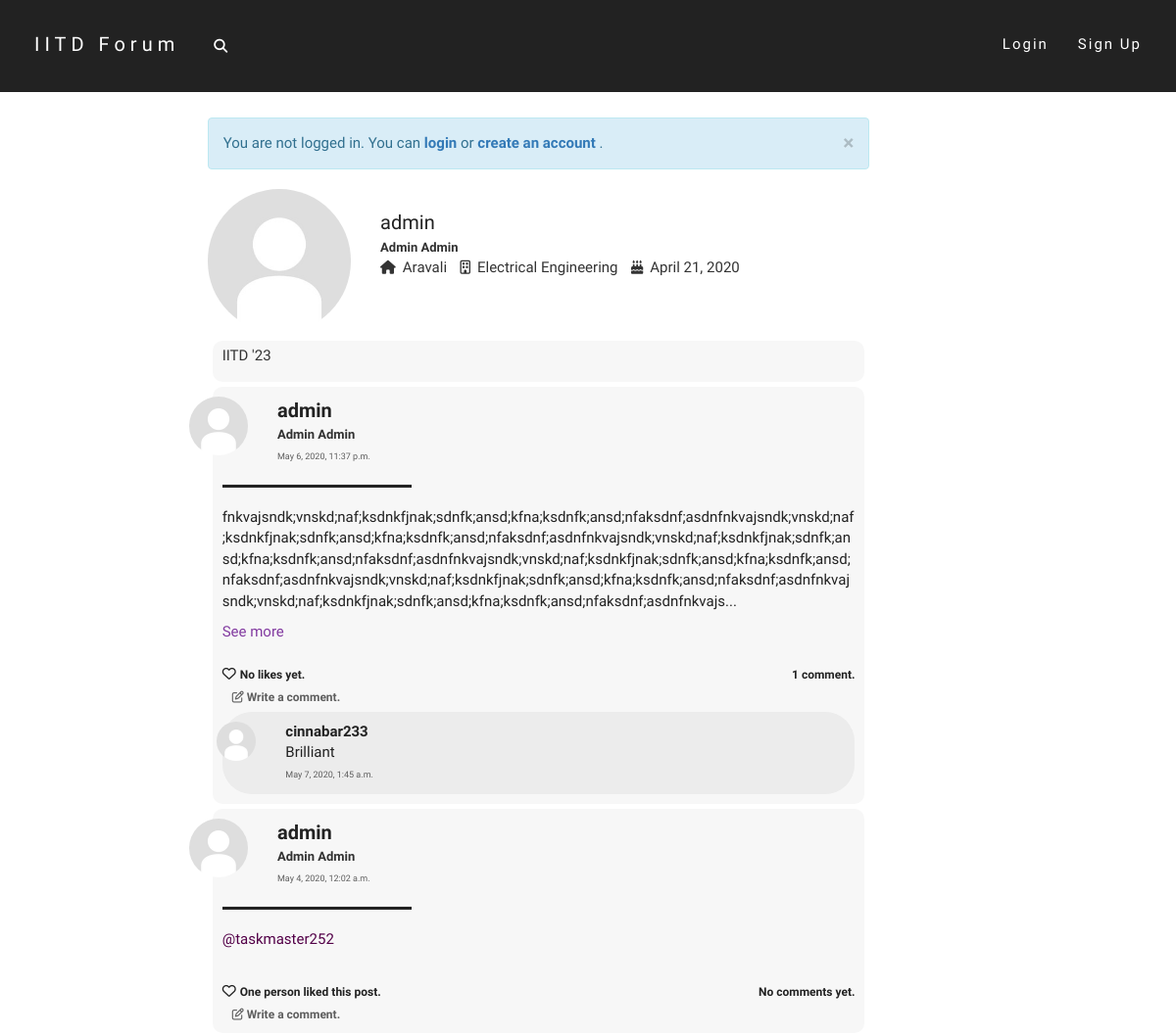
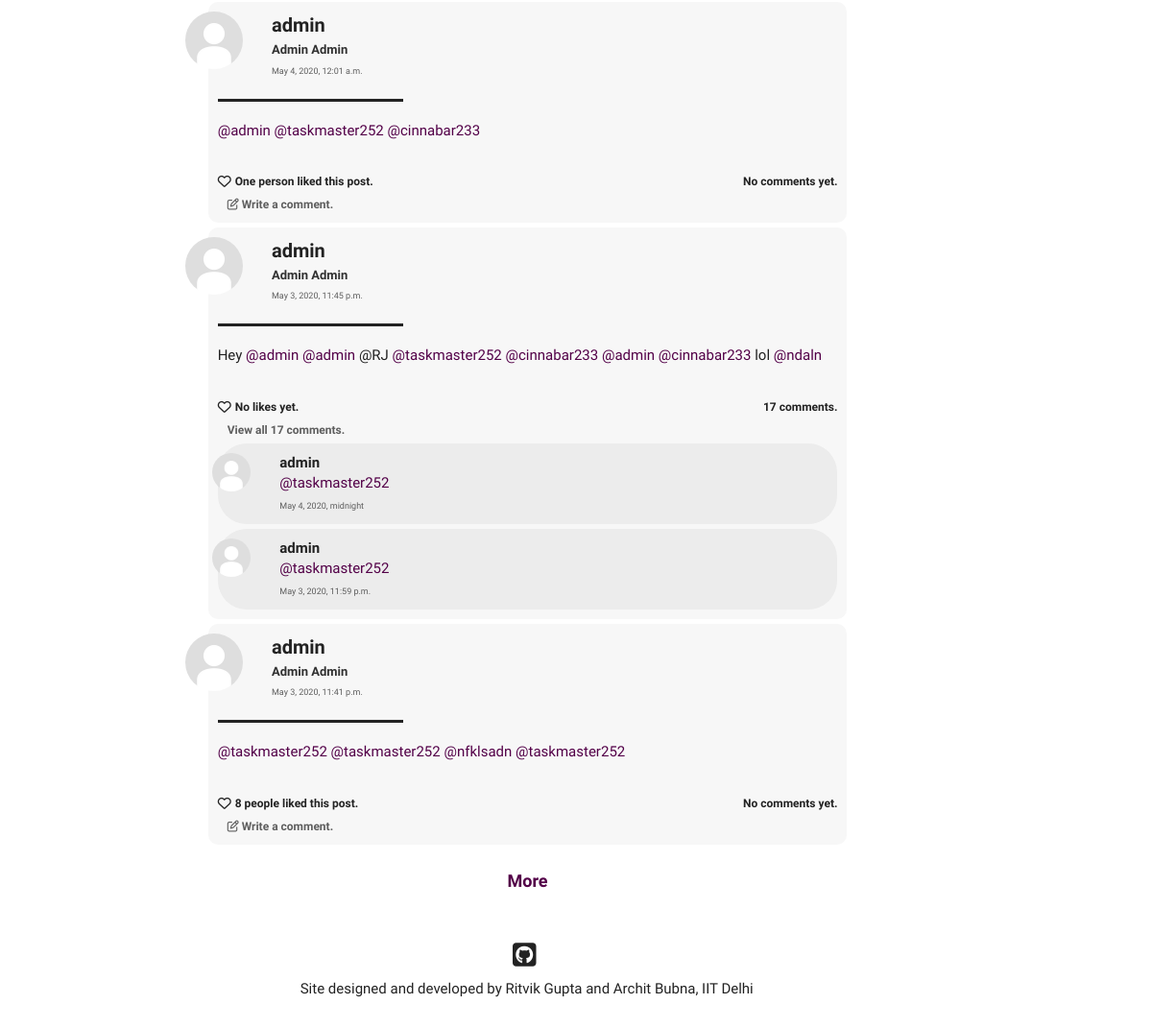
Screenshot of /users/admin/ with the database file from the repository (2 pictures, top to bottom).
### users/models.py (models this page shows, shortened)
class Profile(models.Model):
    parent_user = models.OneToOneField(User, on_delete=models.CASCADE)
    date_of_birth = models.DateField()
    first_name = models.CharField(max_length=50)
    last_name = models.CharField(max_length=50)
    dept = models.CharField(max_length=100, default="None")
    hostel = models.CharField(max_length=100, default="None")
    image = models.ImageField(default='default.jpg',upload_to='profile-pics')
    bio = models.TextField(default='', max_length=200)
    def full_name(self):
        return self.first_name + ' ' + self.last_name

### post/models.py (models this page shows, shortened)
class Post(models.Model):
    text = models.TextField(max_length = 5000)
    author = models.ForeignKey(User, on_delete = models.CASCADE)
    pub_date = models.DateTimeField(default = timezone.now())

class Comment(models.Model):
    parent_post = models.ForeignKey(Post, on_delete = models.CASCADE)
    text = models.CharField(max_length = 500)
    author = models.ForeignKey(User, on_delete = models.CASCADE)
    pub_date = models.DateTimeField(default = timezone.now())

class PostLike(models.Model):
    parent_post = models.OneToOneField(Post, on_delete=models.CASCADE)
    likers = models.ManyToManyField(User, blank=True)

### users/views.py (the view)
# urls.py: path('<str:u_name>/', views.profile_view, name='profile_view'),
def profile_view(request, u_name):
    try:
        user = User.objects.get(username=u_name)
    except User.DoesNotExist:
        raise Http404("ERROR 404: User does not exist")
    posts = user.post_set.all().order_by('-pub_date')
    page = request.GET.get('page', 1)
    paginator = Paginator(posts, 5)
    try:
        posts_list = paginator.page(page)
    except PageNotAnInteger:
        posts_list = paginator.page(1)
    except EmptyPage:
        posts_list = paginator.page(paginator.num_pages)
    return render(request, 'users/profile.html', {'user': user, 'posts':posts_list, 'title': user.username})

### users/templates/users/profile.html (shortened to what this page needs)
{% extends "post/base.html" %}
{% load post_filters %}
{% block content %}
    <div class="row">
        <div class="col-md-3 profile-img-div">
            {% if request.user == user %}
                <a href="#" id="edit-image-toggle" data-toggle="modal" data-target="#edit-image-modal" target="_blank">
                    <img class="img-circle img-responsive profile-pic" style="float: left;" width=150 height=150 src="{{ user.profile.image.url }}" alt="default.jpg">
                </a>
            {% else %}
                <img class="img-circle img-responsive profile-pic" style="float: left;" width=150 height=150 src="{{ user.profile.image.url }}" alt="default.jpg">
            {% endif %}
        </div>
        <div class="col-md-9 profile-details-div">
            <br>
            <font class="username-font">
                {{user.username}}
            </font>
            <br>
            <font class="name-font">
                {{user.profile.full_name}}
            </font>
            <ul class="list-inline">
                <li>
                    <i class="fas fa-home"></i>&nbsp;
                    <font class="details-font">{{user.profile.hostel}}</font>
                </li>
                <li>
                    <i class="far fa-building"></i>&nbsp;
                    <font class="details-font">{{user.profile.dept}}</font>
                </li>
                <li>
                    <i class="fas fa-birthday-cake"></i>&nbsp;
                    <font class="details-font">{{user.profile.date_of_birth}}</font>
                </li>
            </ul>
        </div>
    </div>
    <div class="bio-div">
        <font class="bio-font">
            {% if user.profile.bio %}
                {{user.profile.bio|urlize|linebreaks|tagize|safe}}
            {% else %}
                No bio yet.
            {% endif %}
        </font>
    </div>
    <div class="infinite-container">
    {% for post in posts %}
    <div class="infinite-item">
        <div class="home-post-div"  id="post-{{ post.id }}-div">
            <div class="row">
                <div class="col-md-1">
                    <img class="img-circle profile-pic" width=60 height=60 src="{{ post.author.profile.image.url }}" alt="default.jpg">
                </div>
                <div class="col-md-10">
                    <font class="username-font">
                        <b>{{post.author.username}}</b>
                    </font>
                    <br>
                    <font class="name-font">
                        {{post.author.profile.full_name}}
                    </font>
                    <br>
                    <a href="{% url 'post:post_view' post.id %}" class="date-font">
                        {{post.pub_date}}
                    </a>
                </div>
                <div class="col-md-1 delete-div">
                </div>
            </div>
            <hr class="hr1" align="left">
            <font class="post-content-font">
                {% if 600 > post.text|linebreaks|length %}
                    <div class="content-div"> {{post.text|urlize|linebreaks|tagize|safe}} </div>
                {% else %}
                    <div class="post-text-sliced content-div" id="post-text-sliced{{post.id}}" data-catid="{{post.id}}"> {{post.text|urlize|linebreaks|tagize|safe|slice:":450"}}... </div>
                    <div class="see-more" id="see-more{{post.id}}" data-catid="{{post.id}}"> See more </div>
                {% endif %}
            </font>
            <br>
            <div class="like-wrapper">
                {% if request.user in post.postlike.likers.all %}
                    <div class="like-button-wrapper">
                        <i class="fa fa-heart liked like-button" aria-hidden="true" id="like{{ post.id }}" data-catid="{{ post.id }}"></i>
                    </div>
                    <a href="#" data-toggle="modal" data-target="#like-modal-{{post.id}}" target="_blank">
                        <div class="likes-count like-count-font" id="likes-count{{ post.id }}" data-catid="{{post.postlike.likers.count}}">
                            {% if post.postlike.likers.count == 1 %}
                                You liked this post.
                            {% elif post.postlike.likers.count == 2 %}
                                You and one other liked this post.
                            {% else %}
                                You and {{ post.postlike.likers.count|add:"-1" }} others liked this post.
                            {% endif %}
                        </div>
                    </a>
                {% else %}
                    <div class="like-button-wrapper">
                        {% if request.user.is_authenticated %}
                            <i class="fa fa-heart-o likes like-button" aria-hidden="true" id="like{{ post.id }}" data-catid="{{ post.id }}"></i>
                        {% else %}
                            <a href="{% url 'login' %}"><i class="fa fa-heart-o likes like-button" aria-hidden="true" id="like{{ post.id }}" data-catid="{{ post.id }}"></i></a>
                        {% endif %}
                    </div>
                    <a href="#" data-toggle="modal" data-target="#like-modal-{{post.id}}" target="_blank">
                        <div class="likes-count like-count-font" id="likes-count{{ post.id }}" data-catid="{{post.postlike.likers.count}}">
                            {% if post.postlike.likers.count == 0 %}
                                No likes yet.
                            {% elif post.postlike.likers.count == 1 %}
                                One person liked this post.
                            {% else %}
                                {{ post.postlike.likers.count }} people liked this post.
                            {% endif %}
                        </div>
                    </a>
                {% endif %}
                <div class="comments-count like-count-font">
                    {% if post.comment_set.all|length == 0 %}
                        No comments yet.
                    {% elif post.comment_set.all|length == 1 %}
                        1 comment.
                    {% else %}
                        {{post.comment_set.all|length}} comments.
                    {% endif %}
                </div>
            </div>
            {% if post.comment_set.all|length > 2 %}
                <div class="like-wrapper">
                    <div class="likes-count" style="margin-left: 10px;">
                        <a href="{% url 'post:post_view' post.id %}" class="more-comments-font">View all {{post.comment_set.all|length}} comments.</a>
                    </div>
                </div>
            {% else %}
                <div class="like-wrapper">
                    <div class="likes-count" style="margin-left: 10px;">
                        <a href="{% url 'post:post_view' post.id %}" class="more-comments-font"> <i class="fa fa-pencil-square-o" aria-hidden="true"> </i> Write a comment.</a>
                    </div>
                </div>
            {% endif %}
            {% for comment in post.comment_set.all|dictsortreversed:"pub_date"|slice:":2" %}
            <div id="comment-{{comment.id}}-div">
                <div class="comment-div">
                    <div class="row">
                        <div class="col-md-1">
                            <img class="img-circle profile-pic" width=40 height=40 src="{{ comment.author.profile.image.url }}" alt="default.jpg">
                        </div>
                        <div class="col-md-10 content-div">
                            <a href="{% url 'users:profile_view' comment.author.username %}" class="post-head">
                                <font class="comment-username-font">
                                        <b>{{comment.author.username}}</b>
                                    </a>
                                    {{comment.text|urlize|linebreaks|tagize|safe}}
                            <font class="date-font">
                                {{comment.pub_date}}
                            </font>
                        </div>
                        <div class="col-md-1 comment-delete-div">
                        </div>
                    </div>
                </div>
            </div>
            {% endfor %}
        </div>
    </div>
    {% endfor %}
    </div>
    {% if posts.has_next %}
        <br>
        <center>
            <a class="infinite-more-link more-link" href="?page={{ posts.next_page_number }}">More</a>
        </center>
    {% endif %}
{% endblock content %}

### post/static/post/style.css (style rules this page uses)
html, body { width: auto !important; overflow-x: hidden !important; }
body { position:relative; max-width:100%; font-family: 'Raleway', sans-serif; font-weight: 400; }
.home-post-div { margin:5px; background-color: #f7f7f7; padding:10px; border-radius: 10px; }
.comment-div { padding:10px; margin-top:5px; border-radius: 30px; background-color: #ececec; }
.content-div { overflow-wrap:break-word; }
.username-font { font-family: 'Spartan',sans-serif; font-size:20px; color:#222; }
.comment-username-font { font-family: 'Raleway',sans-serif; font-size:15px; color:#222; text-decoration:none; }
.comment-username-font p { margin: 0; }
.name-font { font-family: 'Raleway',sans-serif; font-size:13px; font-weight: 700; color:rgb(49, 49, 49); }
.date-font { font-family: 'Spartan',sans-serif; font-size:9px; font-weight: 500; color:rgb(94, 94, 94); transition:all 0.3s ease; -webkit-transition:all 0.3s ease; -moz-transition:all 0.3s ease; -o-transition:all 0.3s ease; }
.profile-pic { float: right; object-fit: cover; transition:all 0.4s ease; -webkit-transition:all 0.4s ease; -moz-transition:all 0.4s ease; -o-transition:all 0.4s ease; }
.delete-div { padding-top: 5px; }
.post-content-font { font-family: 'Raleway',sans-serif; font-size:15px; color:#222; }
.like-count-font { font-family: 'Raleway',sans-serif; font-size:12px; font-weight: 700; color:#222; }
.like-wrapper { display: flex; }
.likes-count { margin-top: 3px; margin-left: 4px; margin-right: 4px; }
.comments-count { margin-top: 3px; margin-left:auto; margin-right:0; }
.more-comments-font { font-family: 'Raleway',sans-serif; font-size:12px; font-weight: 600; color:rgb(94, 94, 94); transition:all 0.3s ease; -webkit-transition:all 0.3s ease; -moz-transition:all 0.3s ease; -o-transition:all 0.3s ease; }
.see-more { color:#823aa0; font-weight:20px; cursor:pointer; }
.like-button-wrapper { margin-top: 0.5px; }
.likes { color:#222; transition:all 0.4s ease; -webkit-transition:all 0.4s ease; -moz-transition:all 0.4s ease; -o-transition:all 0.4s ease; }
.details-font { font-family: 'Raleway', sans-serif; font-size: 15px; font-weight: 500; }
.bio-div { margin:5px; background-color: #f7f7f7; padding:5px 10px; border-radius: 10px; }
.bio-font { font-family: 'Raleway', sans-serif; font-size: 15px; font-weight: 400; }
.hr1 { background-color:#222; width:30%; height:3px; }
.profile-img-div { display:block; min-height: 150px; }
.tag-link { text-decoration: none; font-weight:500; color:rgb(83, 0, 72); }
.more-link { font-family: 'Raleway', sans-serif; font-size: 18px; font-weight: 600; color:rgb(83, 0, 72); text-decoration: none; }

### rows the page displays
Post: author.profile.image (placeholder picture), author.username "admin", author.profile.full_name "Admin Admin", pub_date "May 6, 2020, 11:37 p.m.", text|tagize "fnkvajsndk;vnskd;naf;ksdnkfjnak;sdnfk;ansd;kfna;ksdnfk;ansd;nfaksdnf;asdnfnkvajsndk;vnskd;naf;ksdnkfjnak;sdnfk;ansd;kfna;ksdnfk;ansd;nfaksdnf;asdnfnkvajsndk;vnskd;naf;ksdnkfjnak;sdnfk;ansd;kfna;ksdnfk;ansd;nfaksdnf;asdnfnkvajsndk;vnskd;naf;ksdnkfjnak;sdnfk;ansd;kfna;ksdnfk;ansd;nfaksdnf;asdnfnkvajsndk;vnskd;naf;ksdnkfjnak;sdnfk;ansd;kfna;ksdnfk;ansd;nfaksdnf;asdnfnkvajsndk;vnskd;naf;ksdnkfjnak;sdnfk;ansd;kfna;ksdnfk;ansd;nfaksdnf;asdnfnkvajs", shows "No likes yet.", shows "1 comment.", shows "Write a comment."
Comment: author.profile.image (placeholder picture), author.username "cinnabar233", text|tagize "Brilliant", pub_date "May 7, 2020, 1:45 a.m."
Post: author.profile.image (placeholder picture), author.username "admin", author.profile.full_name "Admin Admin", pub_date "May 4, 2020, 12:02 a.m.", text|tagize "@taskmaster252", shows "One person liked this post.", shows "No comments yet.", shows "Write a comment."
Post: author.profile.image (placeholder picture), author.username "admin", author.profile.full_name "Admin Admin", pub_date "May 4, 2020, 12:01 a.m.", text|tagize "@admin @taskmaster252 @cinnabar233", shows "One person liked this post.", shows "No comments yet.", shows "Write a comment."
Post: author.profile.image (placeholder picture), author.username "admin", author.profile.full_name "Admin Admin", pub_date "May 3, 2020, 11:45 p.m.", text|tagize "Hey @admin @admin @RJ @taskmaster252 @cinnabar233 @admin @cinnabar233 lol @ndaln", shows "No likes yet.", comment_set.all|length "17"
Comment: author.profile.image (placeholder picture), author.username "admin", text|tagize "@taskmaster252", pub_date "May 4, 2020, midnight"
Comment: author.profile.image (placeholder picture), author.username "admin", text|tagize "@taskmaster252", pub_date "May 3, 2020, 11:59 p.m."
Post: author.profile.image (placeholder picture), author.username "admin", author.profile.full_name "Admin Admin", pub_date "May 3, 2020, 11:41 p.m.", text|tagize "@taskmaster252 @taskmaster252 @nfklsadn @taskmaster252", postlike.likers.count "8", shows "No comments yet.", shows "Write a comment."

### other values shown
{{ user.username }} "admin"
{{ user.profile.full_name }} "Admin Admin"
{{ user.profile.hostel }} "Aravali"
{{ user.profile.dept }} "Electrical Engineering"
{{ user.profile.date_of_birth }} "April 21, 2020"
{{ user.profile.bio|urlize|linebreaks|tagize|safe }} "IITD '23"
